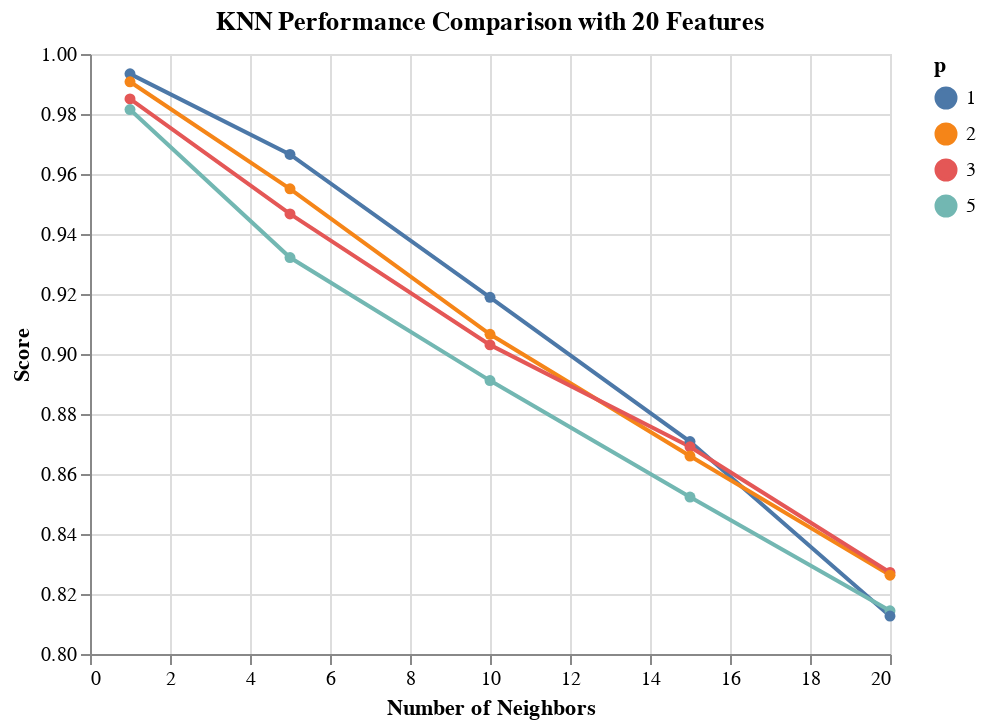

This figure's notebook cell:
### Code cell
results_KNN_20_features = results_KNN[results_KNN['rfi_fs__n_features_'] == 20.0]

alt.Chart(results_KNN_20_features, 
          title='KNN Performance Comparison with 20 Features'
         ).mark_line(point=True).encode(
    alt.X('knn__n_neighbors', title='Number of Neighbors'),
    alt.Y('mean_score', title='Score', scale=alt.Scale(zero=False)),
    alt.Color('knn__p:N', title='p')
)

### Figure 1 — Vega-Lite specification as saved in the notebook (floating-point values rounded to 4 significant figures)
{"config": {"view": {"continuousWidth": 400, "continuousHeight": 300}}, "data": {"name": "data-a48fec3902ab84b6f70df5d80cc08251"}, "mark": {"type": "line", "point": true}, "encoding": {"color": {"type": "nominal", "field": "knn__p", "title": "p"}, "x": {"type": "quantitative", "field": "knn__n_neighbors", "title": "Number of Neighbors"}, "y": {"type": "quantitative", "field": "mean_score", "scale": {"zero": false}, "title": "Score"}}, "title": "KNN Performance Comparison with 20 Features", "$schema": "https://vega.github.io/schema/vega-lite/v4.8.1.json", "datasets": {"data-a48fec3902ab84b6f70df5d80cc08251": [{"mean_score": 0.9934, "std_score": 0.007249, "max_score": 1.0, "min_score": 0.9735, "knn__n_neighbors": 1.0, "knn__p": 1.0, "rfi_fs__n_features_": 20.0}, {"mean_score": 0.9907, "std_score": 0.008631, "max_score": 1.0, "min_score": 0.9735, "knn__n_neighbors": 1.0, "knn__p": 2.0, "rfi_fs__n_features_": 20.0}, {"mean_score": 0.985, "std_score": 0.01144, "max_score": 1.0, "min_score": 0.9603, "knn__n_neighbors": 1.0, "knn__p": 3.0, "rfi_fs__n_features_": 20.0}, {"mean_score": 0.9815, "std_score": 0.0147, "max_score": 1.0, "min_score": 0.9536, "knn__n_neighbors": 1.0, "knn__p": 5.0, "rfi_fs__n_features_": 20.0}, {"mean_score": 0.9665, "std_score": 0.0171, "max_score": 1.0, "min_score": 0.9404, "knn__n_neighbors": 5.0, "knn__p": 1.0, "rfi_fs__n_features_": 20.0}, {"mean_score": 0.9551, "std_score": 0.01753, "max_score": 0.9801, "min_score": 0.9211, "knn__n_neighbors": 5.0, "knn__p": 2.0, "rfi_fs__n_features_": 20.0}, {"mean_score": 0.9467, "std_score": 0.02455, "max_score": 0.9801, "min_score": 0.9013, "knn__n_neighbors": 5.0, "knn__p": 3.0, "rfi_fs__n_features_": 20.0}, {"mean_score": 0.9321, "std_score": 0.02414, "max_score": 0.9603, "min_score": 0.875, "knn__n_neighbors": 5.0, "knn__p": 5.0, "rfi_fs__n_features_": 20.0}, {"mean_score": 0.9189, "std_score": 0.0236, "max_score": 0.9669, "min_score": 0.875, "knn__n_neighbors": 10.0, "knn__p": 1.0, "rfi_fs__n_features_": 20.0}, {"mean_score": 0.9066, "std_score": 0.02392, "max_score": 0.9404, "min_score": 0.8618, "knn__n_neighbors": 10.0, "knn__p": 2.0, "rfi_fs__n_features_": 20.0}, {"mean_score": 0.903, "std_score": 0.02764, "max_score": 0.9404, "min_score": 0.8355, "knn__n_neighbors": 10.0, "knn__p": 3.0, "rfi_fs__n_features_": 20.0}, {"mean_score": 0.8911, "std_score": 0.03097, "max_score": 0.9338, "min_score": 0.8224, "knn__n_neighbors": 10.0, "knn__p": 5.0, "rfi_fs__n_features_": 20.0}, {"mean_score": 0.8708, "std_score": 0.03068, "max_score": 0.9205, "min_score": 0.8146, "knn__n_neighbors": 15.0, "knn__p": 1.0, "rfi_fs__n_features_": 20.0}, {"mean_score": 0.8691, "std_score": 0.03022, "max_score": 0.9205, "min_score": 0.8146, "knn__n_neighbors": 15.0, "knn__p": 3.0, "rfi_fs__n_features_": 20.0}, {"mean_score": 0.866, "std_score": 0.03019, "max_score": 0.9205, "min_score": 0.8013, "knn__n_neighbors": 15.0, "knn__p": 2.0, "rfi_fs__n_features_": 20.0}, {"mean_score": 0.8523, "std_score": 0.02816, "max_score": 0.9139, "min_score": 0.8092, "knn__n_neighbors": 15.0, "knn__p": 5.0, "rfi_fs__n_features_": 20.0}, {"mean_score": 0.8272, "std_score": 0.02884, "max_score": 0.894, "min_score": 0.7815, "knn__n_neighbors": 20.0, "knn__p": 3.0, "rfi_fs__n_features_": 20.0}, {"mean_score": 0.8263, "std_score": 0.03395, "max_score": 0.9007, "min_score": 0.7616, "knn__n_neighbors": 20.0, "knn__p": 2.0, "rfi_fs__n_features_": 20.0}, {"mean_score": 0.8144, "std_score": 0.03613, "max_score": 0.8874, "min_score": 0.755, "knn__n_neighbors": 20.0, "knn__p": 5.0, "rfi_fs__n_features_": 20.0}, {"mean_score": 0.8126, "std_score": 0.03422, "max_score": 0.8808, "min_score": 0.7632, "knn__n_neighbors": 20.0, "knn__p": 1.0, "rfi_fs__n_features_": 20.0}]}}
